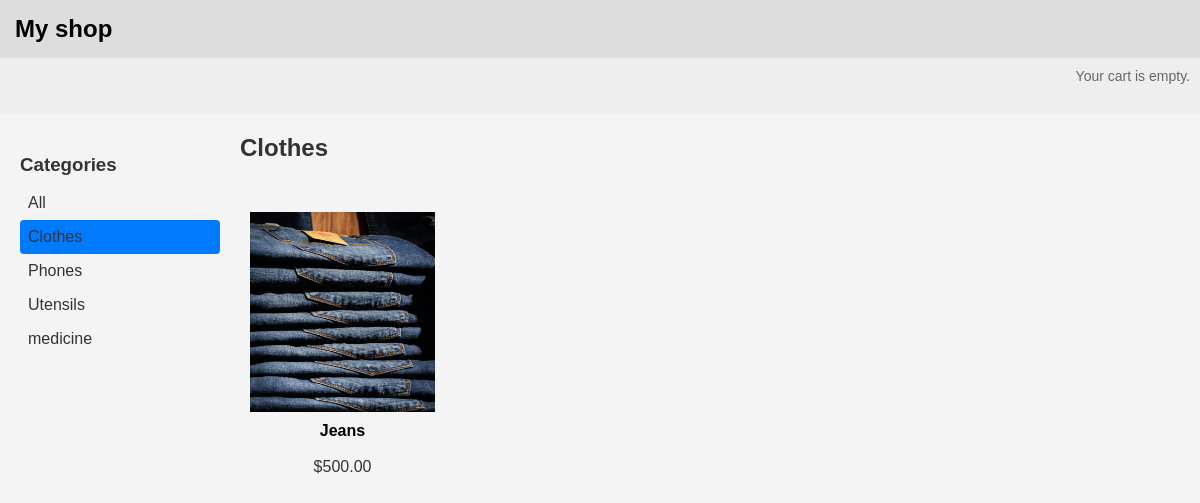
Page /clothes/ on the committed database.
### shop/models.py (models this page shows, shortened)
class Category(models.Model):
      name = models.CharField(max_length=200,
      db_index=True)
      slug = models.SlugField(max_length=200,
      db_index=True,
      unique=True)
      class Meta:
        ordering = ('name',)
        verbose_name = 'category'
        verbose_name_plural = 'categories'
      def get_absolute_url(self):
        return reverse('shop:product_list_by_category',
                        args=[self.slug])

class Product(models.Model):
    category = models.ForeignKey(Category, related_name='products', on_delete=models.CASCADE)
    name = models.CharField(max_length=200, db_index=True)
    slug = models.SlugField(max_length=200, db_index=True)
    image = models.ImageField(upload_to='products/%Y/%m/%d',
    blank=True)
    description = models.TextField(blank=True)
    price = models.DecimalField(max_digits=10, decimal_places=2)
    stock = models.PositiveIntegerField()
    available = models.BooleanField(default=True)
    created = models.DateTimeField(auto_now_add=True)
    updated = models.DateTimeField(auto_now=True)
    class Meta:
        ordering = ('name',)
        indexes = [
              models.Index(fields=["id", "slug"]),
          ]
    def get_absolute_url(self):
        return reverse('shop:product_detail',
                      args=[self.id, self.slug])

### shop/views.py (the view)
# urls.py: path('', views.product_list, name='product_list'),  # For homepage
def product_list(request, category_slug=None):
 category = None
 categories = Category.objects.all()
 products = Product.objects.filter(available=True)
 if category_slug:
   category = get_object_or_404(Category, slug=category_slug)
   products = products.filter(category=category)
 return render(request,
               'shop/product/list.html',
               {'category': category,
               'categories': categories,
               'products': products})

### shop/templates/shop/product/list.html (shortened to what this page needs)
{% extends "shop/base.html" %}
{% load static %}
{% block content %}
  <div id="sidebar">
    <h3>Categories</h3>
    <ul>
      <li {% if not category %}class="selected"{% endif %}>
        <a href="{% url "shop:product_list" %}">All</a>
      </li>
      {% for c in categories %}
        <li {% if category.slug == c.slug %}class="selected"{% endif  %}>
          <a href="{{ c.get_absolute_url }}">{{ c.name }}</a>
        </li>
      {% endfor %}
    </ul>
  </div>
  <div id="main" class="product-list">
    <h1>{% if category %}{{ category.name }}{% else %}Products{% endif %}</h1>
    {% for product in products %}
      <div class="item">
        <a href="{{ product.get_absolute_url }}">
          <img src="{% if product.image %}{{ product.image.url }}{% else %}{% static 'img/no_image.png' %}{% endif %}" alt="{{ product.name }}">
        </a>
        <a href="{{ product.get_absolute_url }}">{{ product.name }}</a><br>
        ${{ product.price }}
      </div>
    {% endfor %}
  </div>
{% endblock %}

### static/css/base.css (style rules this page uses)
* { margin: 0; padding: 0; box-sizing: border-box; }
body { font-family: 'Arial', sans-serif; background-color: #f4f4f4; color: #333; }
#sidebar { width: 20%; float: left; padding: 20px; }
#sidebar h3 { margin-bottom: 10px; }
#sidebar ul { list-style: none; }
#sidebar li { padding: 8px; cursor: pointer; }
#sidebar a { text-decoration: none; color: #333; font-size: 16px; }
#sidebar .selected { background-color: #007bff; color: white; border-radius: 4px; padding: 8px; }
#main { width: 75%; float: right; }
#main h1 { width: 100%; display: block; font-size: 24px; font-weight: bold; margin-bottom: 15px; text-align: left; clear: both; }
.product-list { display: flex; flex-wrap: wrap; gap: 20px; }
.item { width: calc(25% - 20px); text-align: center; padding: 10px; border-radius: 5px; }
.item img { width: 100%; height: 200px; display: block; margin: 0 auto 10px; }
.item a { text-decoration: none; color: black; font-weight: bold; display: block; margin-top: 5px; }

### rows in the picture
Category: name "Clothes"
Category: name "Phones"
Category: name "Utensils"
Category: name "medicine"
Product: image (picture), name "Jeans", price "500.00"
